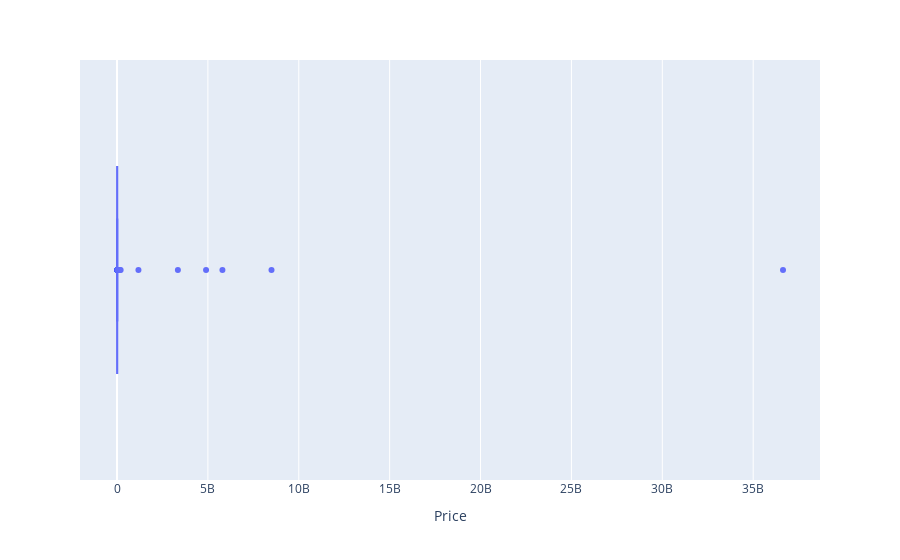

The notebook cell saved with this chart:
### Code cell
px.box(df2,x="Price")

### Figure 1 — Plotly figure (JSON) as saved in the notebook; plotly's stock layout.template omitted (floating-point values rounded to 4 significant figures; data arrays with more than 128 entries replaced by an {"elided": "..."} marker saying what was removed)
{"data": [{"alignmentgroup": "True", "hovertemplate": "Price=%{x}<extra></extra>", "legendgroup": "", "marker": {"color": "#636efa"}, "name": "", "notched": false, "offsetgroup": "", "orientation": "h", "showlegend": false, "type": "box", "x": {"elided": "20060 int values"}, "x0": " ", "xaxis": "x", "y0": " ", "yaxis": "y"}], "layout": {"boxmode": "group", "legend": {"tracegroupgap": 0}, "margin": {"t": 60}, "xaxis": {"anchor": "y", "domain": [0, 1], "title": {"text": "Price"}}, "yaxis": {"anchor": "x", "domain": [0, 1]}}}
